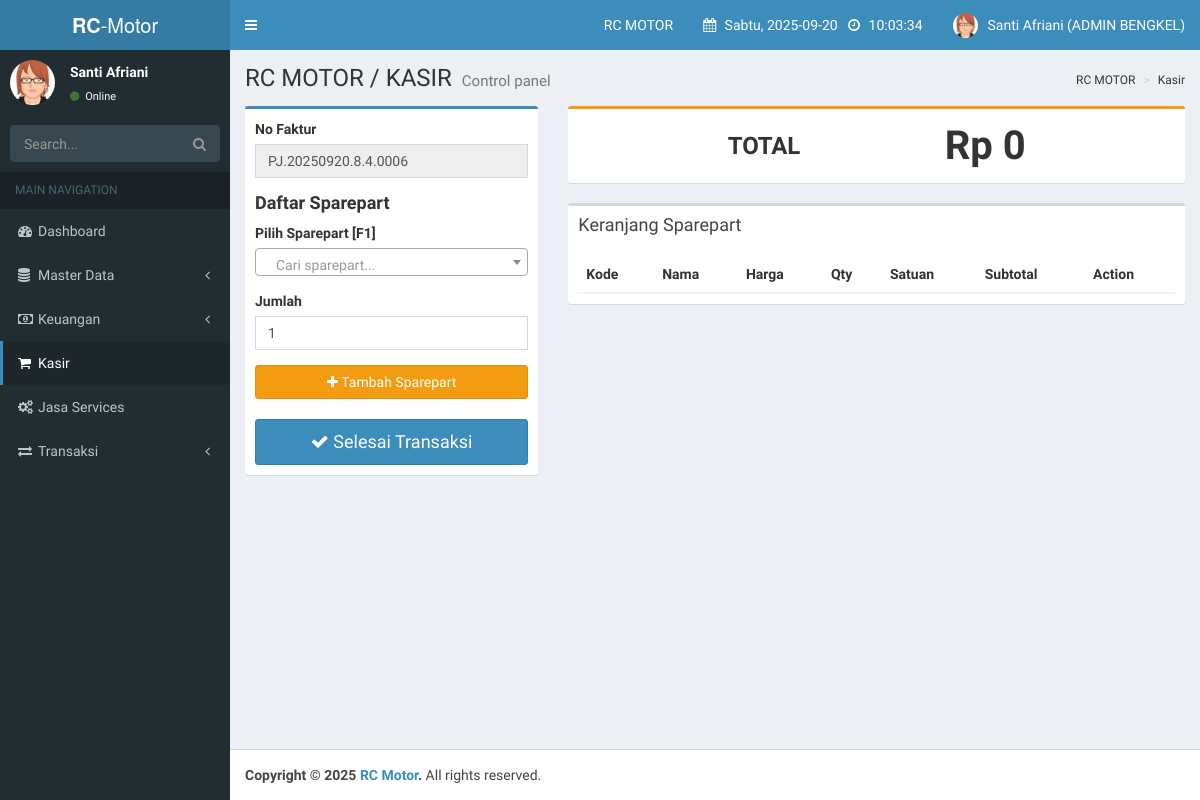
The page /index.php?page=kasir (signed in) on the database its author committed.
### tables this page shows
CREATE TABLE `users` (
  `id_user` int(11) NOT NULL AUTO_INCREMENT,
  `nama_lengkap` varchar(100) NOT NULL,
  `email` varchar(100) NOT NULL,
  `password` varchar(255) NOT NULL,
  `role` enum('super_user','owner_bengkel','admin_bengkel','teknisi') NOT NULL,
  `bengkel_id` int(11) DEFAULT NULL,
  `created_at` timestamp NOT NULL DEFAULT current_timestamp(),
  `updated_at` timestamp NOT NULL DEFAULT current_timestamp() ON UPDATE current_timestamp(),
  PRIMARY KEY (`id_user`),
  UNIQUE KEY `email` (`email`),
  KEY `bengkel_id` (`bengkel_id`),
  CONSTRAINT `users_ibfk_1` FOREIGN KEY (`bengkel_id`) REFERENCES `bengkels` (`id_bengkel`) ON DELETE SET NULL
);

CREATE TABLE `bengkels` (
  `id_bengkel` int(11) NOT NULL AUTO_INCREMENT,
  `nama_bengkel` varchar(100) NOT NULL,
  `alamat` text DEFAULT NULL,
  `telepon` varchar(20) DEFAULT NULL,
  `owner_id` int(11) DEFAULT NULL,
  `status` enum('aktif','non_aktif') NOT NULL DEFAULT 'aktif',
  `created_at` timestamp NOT NULL DEFAULT current_timestamp(),
  `updated_at` timestamp NOT NULL DEFAULT current_timestamp() ON UPDATE current_timestamp(),
  PRIMARY KEY (`id_bengkel`),
  KEY `fk_bengkels_owner` (`owner_id`),
  CONSTRAINT `fk_bengkels_owner` FOREIGN KEY (`owner_id`) REFERENCES `users` (`id_user`) ON DELETE SET NULL
);

### inc/functions.php (called while the page is built)
<?php
function get_user_role() {
    return $_SESSION['role'] ?? null;
}
?>

### pages/admin_bengkel/kasir.php (the view, shortened to what this page needs)
<?php
function generateNoFaktur($conn) {
    $id_user = $_SESSION['id_user'];
    $q_user = mysqli_query($conn, "SELECT bengkel_id FROM users WHERE id_user='$id_user' LIMIT 1");
    $d_user = mysqli_fetch_assoc($q_user);
    $id_bengkel = $d_user['bengkel_id'];
    $prefix = "PJ." . date("Ymd") . "." . $id_user . "." . $id_bengkel;
    $today = date("Y-m-d");
    $q = mysqli_query($conn, "SELECT COUNT(*) as total
                              FROM transaksi
                              WHERE DATE(tanggal)='$today'
                                AND id_user='$id_user'
                                AND id_bengkel='$id_bengkel'
                                AND jenis='penjualan'");
    $row = mysqli_fetch_assoc($q);
    $no_urut = str_pad($row['total'] + 1, 4, "0", STR_PAD_LEFT);
    return $prefix . "." . $no_urut;
}
?>
<div class="row">
  <div class="col-md-4">
    <div class="box box-primary">
      <div class="box-body">
        <form id="form-transaksi" method="POST" autocomplete="off">
          <div class="form-group">
            <label>No Faktur</label>
            <input type="text" class="form-control" name="no_faktur" id="noFakturText" value="<?= generateNoFaktur($conn); ?>" readonly>
          </div>
          <h4><b>Daftar Sparepart</b></h4>
          <div class="form-group">
            <label>Pilih Sparepart [F1]</label>
          </div>
          <div class="form-group">
            <label>Jumlah</label>
            <input type="number" class="form-control" id="jumlah-barang-input" value="1" min="1">
          </div>
          <button type="button" class="btn btn-warning btn-block" id="btn-add-sparepart"><i class="fa fa-plus"></i> Tambah Sparepart</button>
          <button type="button" class="btn btn-primary btn-block btn-lg" style="margin-top:20px;" data-toggle="modal" data-target="#modalSelesaiTransaksi">
              <i class="fa fa-check"></i> Selesai Transaksi
          </button>
        </form>
      </div>
    </div>
  </div>
  <div class="col-md-8">
    <div class="box box-warning">
      <div class="box-body" style="display: flex; justify-content: space-between; align-items: center; padding: 15px;">
        <h3 style="margin: 0; font-weight: bold;">TOTAL</h3>
        <h3 id="total-display" style="margin: 0; font-weight: bold; font-size: 40px;">Rp 0</h3>
      </div>
    </div>
    <div class="box">
      <div class="box-header"><h3 class="box-title">Keranjang Sparepart</h3></div>
      <div class="box-body table-responsive">
        <table class="table table-striped" id="table-sparepart">
          <thead>
            <tr>
              <th>Kode</th>
              <th>Nama</th>
              <th>Harga</th>
              <th>Qty</th>
              <th>Satuan</th>
              <th>Subtotal</th>
              <th>Action</th>
            </tr>
          </thead>
        </table>
      </div>
    </div>
  </div>
</div>

### index.php (shortened to what this page needs)
<?php
include 'inc/koneksi.php';
require_once 'inc/functions.php';
$page = $_GET['page'] ?? 'default_page';
$breadcrumb = str_replace("_", " ", $page);
if (!isset($_SESSION['email']) || $_SESSION['email'] == "") {
    header("location:login.php");
    exit();
} else {
    $current_user_role = $_SESSION['role'];
    $query_data_users = mysqli_query($conn, "SELECT nama_lengkap, role, users.bengkel_id, bengkels.nama_bengkel FROM users join bengkels on users.bengkel_id = bengkels.id_bengkel WHERE email = '$_SESSION[email]'");
    $data_users = mysqli_fetch_array($query_data_users);
    $roletext = str_replace("_"," ", $data_users['role']);
    $nama_bengkel = htmlspecialchars($data_users['nama_bengkel']);
?>
<!DOCTYPE html>
<html>
<head>
    <link rel="stylesheet" href="bower_components/bootstrap/dist/css/bootstrap.min.css">
    <link rel="stylesheet" href="bower_components/font-awesome/css/font-awesome.min.css">
    <link rel="stylesheet" href="dist/css/AdminLTE.min.css">
    <link rel="stylesheet" href="dist/css/skins/_all-skins.min.css">
    <link rel="stylesheet" href="bower_components/morris.js/morris.css">
    <link rel="stylesheet" href="bower_components/jvectormap/jquery-jvectormap.css">
    <link rel="stylesheet" href="bower_components/bootstrap-datepicker/dist/css/bootstrap-datepicker.min.css">
    <link rel="stylesheet" href="bower_components/bootstrap-daterangepicker/daterangepicker.css">
    <link rel="stylesheet" href="plugins/bootstrap-wysihtml5/bootstrap3-wysihtml5.min.css">
    <link rel="stylesheet" type="text/css" href="plugins/datatable/datatables.css">
    <link href="https://cdn.jsdelivr.net/npm/select2@4.1.0-rc.0/dist/css/select2.min.css" rel="stylesheet" />
</head>
<body class="hold-transition skin-blue sidebar-mini">
<div class="wrapper">
    <header class="main-header">
        <a href="#" class="logo">
            <span class="logo-lg"><b>RC</b>-Motor</span>
        </a>
        <nav class="navbar navbar-static-top">
            <a href="#" class="sidebar-toggle" data-toggle="push-menu" role="button">
            </a>
            <div class="navbar-custom-menu">
                <ul class="nav navbar-nav">
                    <li class="dropdown user tasks-menu">
                        <a href="#" class="dropdown-toggle" data-toggle="dropdown">
                            <?= $nama_bengkel; ?>
                        </a>
                    </li>
                    <li class="dropdown user tasks-menu">
                        <a href="#" class="dropdown-toggle" data-toggle="dropdown">
                            <i class="fa fa-calendar" aria-hidden="true"></i>
                            <span class="" id="tanggal">
                                <?php
                                    function hari_ini(){
                                        $hari = date ("D");
                                        switch($hari){
                                            case 'Sat':
                                                $hari_ini = "Sabtu";
                                            break;
                                        }
                                        return $hari_ini;
                                    }
                                ?>
                                <?= hari_ini().', '.date("Y-m-d"); ?>
                            </span>
                            <i class="fa fa-clock-o" aria-hidden="true"></i>
                            <span class="" id="jam">
                            </span>
                        </a>
                    </li>
                    <li class="dropdown user user-menu">
                        <a href="#" class="dropdown-toggle" data-toggle="dropdown">
                            <img src="dist/img/avatar3.png" class="user-image" alt="User Image">
                            <span class="hidden-xs"><?= $data_users['nama_lengkap']; ?> (<?= strtoupper($roletext); ?>)</span>
                        </a>
                    </li>
                </ul>
            </div>
        </nav>
    </header>
    <aside class="main-sidebar">
        <section class="sidebar">
            <div class="user-panel">
                <div class="pull-left image">
                    <img src="dist/img/avatar3.png" class="img-circle" alt="User Image">
                </div>
                <div class="pull-left info">
                    <p><?= $data_users['nama_lengkap']; ?></p>
                    <a href="#"><i class="fa fa-circle text-success"></i> Online</a>
                </div>
            </div>
            <form action="#" method="get" class="sidebar-form">
                <div class="input-group">
                    <input type="text" name="q" class="form-control" placeholder="Search...">
                    <span class="input-group-btn">
                        <button type="submit" name="search" id="search-btn" class="btn btn-flat"><i class="fa fa-search"></i>
                        </button>
                    </span>
                </div>
            </form>
            <?php
            $page = $_GET['page'] ?? 'dashboard';
            ?>
            <ul class="sidebar-menu" data-widget="tree">
                <li class="header">MAIN NAVIGATION</li>
                <li class="<?php echo ($page === 'dashboard') ? 'active' : ''; ?>">
                    <a href="?page=dashboard">
                        <i class="fa fa-dashboard"></i><span>Dashboard</span>
                    </a>
                </li>
                <?php if (get_user_role() === 'admin_bengkel'): ?>
                <li class="treeview <?php echo (in_array($page, ['sparepart', 'barcode', 'supplier', 'pelanggan', 'teknisi', 'jenis_services', 'merk', 'sub_merk', 'stok_opname', 'history_stok_masuk', 'history_stok_keluar'])) ? 'active menu-open' : ''; ?>">
                    <a href="#">
                        <i class="fa fa-database"></i><span>Master Data</span>
                        <span class="pull-right-container">
                            <i class="fa fa-angle-left pull-right"></i>
                        </span>
                    </a>
                </li>
                <li class="treeview <?php echo (in_array($page, ['asset', 'modal', 'biaya'])) ? 'active menu-open' : ''; ?>">
                    <a href="#">
                        <i class="fa fa-money"></i><span>Keuangan</span>
                        <span class="pull-right-container">
                            <i class="fa fa-angle-left pull-right"></i>
                        </span>
                    </a>
                </li>
                <li class="<?php echo ($page === 'kasir') ? 'active' : ''; ?>">
                    <a href="?page=kasir">
                        <i class="fa fa-shopping-cart"></i><span>Kasir</span>
                    </a>
                </li>
                <li class="<?php echo ($page === 'jasa_services') ? 'active' : ''; ?>">
                    <a href="?page=jasa_services">
                        <i class="fa fa-cogs"></i><span>Jasa Services</span>
                    </a>
                </li>
                <li class="treeview <?php echo (in_array($page, ['penjualan', 'jasa_services_report', 'pembelian', 'piutang', 'hutang', 'return_penjualan', 'return_pembelian'])) ? 'active menu-open' : ''; ?>">
                    <a href="#">
                        <i class="fa fa-exchange"></i><span>Transaksi</span>
                        <span class="pull-right-container">
                            <i class="fa fa-angle-left pull-right"></i>
                        </span>
                    </a>
                </li>
                <?php endif; ?>
            </ul>
        </section>
    </aside>
    <div class="content-wrapper">
        <section class="content-header">
            <h1>
                RC MOTOR / <?= strtoupper($breadcrumb ?? 'DASHBOARD'); ?>
                <small>Control panel</small>
            </h1>
            <ol class="breadcrumb">
                <li>RC MOTOR</li>
                <li class="text-capitalize"><?= $breadcrumb ?? 'Tidak Tersedia'; ?></li>
            </ol>
        </section>
        <section class="content">
            <?php
            $page = $_GET['page'] ?? 'dashboard';
            $halaman = str_replace(" ", "_", $page);
            $folder = '';
            if ($current_user_role == 'super_user') {
                $folder = 'super_user/';
            } else if ($current_user_role == 'admin_bengkel') {
                $folder = 'admin_bengkel/';
            } else if ($current_user_role == 'owner_bengkel') {
                $folder = 'owner_bengkel/';
            } else {
                $folder = '';
            }
            $halaman2 = "pages/".$folder. $halaman . ".php";
            if (file_exists($halaman2)) {
                include $halaman2;
            } else {
                echo "<div class='alert alert-danger'>Halaman <strong>" . htmlspecialchars($page) . "</strong> Tidak ditemukan atau tidak ada akses untuk peran ini.</div>";
            }
            ?>
        </section>
        </div>
    <footer class="main-footer">
        <strong>Copyright &copy; 2025 <a href=""> RC Motor</a>.</strong> All rights
        reserved.
    </footer>
</div>
</body>
</html>
<?php
}
?>

### rows shown on the page
users: bengkel.nama_bengkel "RC MOTOR", nama_lengkap "Santi Afriani", role "ADMIN BENGKEL"

### other values the page prints
hari_ini() "Sabtu"
$breadcrumb "KASIR"
$breadcrumb "Kasir"
